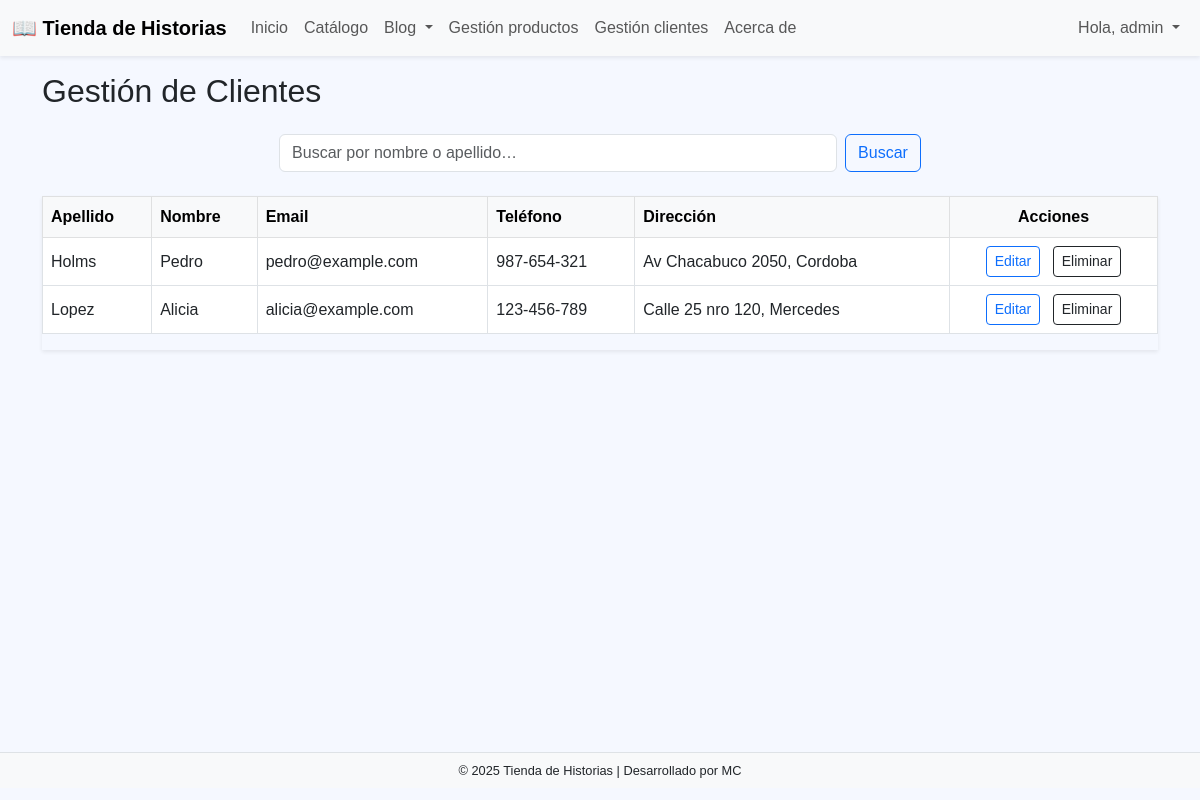
Page /clientes/list/ (signed in) on the committed database.
### client/models.py (models this page shows, shortened)
class Client(models.Model):
    user       = models.OneToOneField(
        User,
        on_delete=models.CASCADE,
        related_name="client_record",
        null=True, blank=True,
    )
    first_name = models.CharField("Nombre",    max_length=50, blank=True)
    last_name  = models.CharField("Apellido",  max_length=50, blank=True)
    email      = models.EmailField("Correo",   blank=True)
    phone      = models.CharField("Teléfono",  max_length=30, blank=True)
    address    = models.CharField("Dirección", max_length=255, blank=True)
    created_at = models.DateTimeField(auto_now_add=True)

### client/views.py (the view)
# urls.py: path("list/",   ClientListView.as_view(),   name="client_list"),
class ClientListView(LoginRequiredMixin, StaffRequiredMixin, ListView):
    model = Client
    template_name = "client/client_list.html"
    context_object_name = "clients"
    ordering = ["last_name", "first_name"]
    def get_queryset(self):
        query = self.request.GET.get("search", "").strip()
        qs = super().get_queryset()
        qs = qs.exclude(first_name__exact="", last_name__exact="")
        if query:
            qs = qs.filter(
                Q(first_name__icontains=query) |
                Q(last_name__icontains=query)
            )
        return qs.order_by("last_name", "first_name")
    def get_context_data(self, **kwargs):
        ctx = super().get_context_data(**kwargs)
        ctx["search"] = self.request.GET.get("search", "").strip()
        return ctx

### core/view_mixins.py (called while the page is built)
    def test_func(self):
        return self.request.user.is_staff

### client/templates/client/client_list.html (shortened to what this page needs)
{% extends "core/base.html" %}
{% block content %}
<div class="container mt-3">
  <h2 class="mb-4">Gestión de Clientes</h2>
  <form method="get" class="d-flex justify-content-center mb-4">
    <input type="text"
           name="search"
           class="form-control w-50 me-2"
           placeholder="Buscar por nombre o apellido…"
           value="{{ search|default:'' }}">
    <button class="btn btn-outline-primary" type="submit">Buscar</button>
  </form>
  {% if clients %}
    <div class="table-responsive shadow-sm">
      <table class="table table-hover table-bordered align-middle">
        <thead class="table-light">
          <tr>
            <th>Apellido</th>
            <th>Nombre</th>
            <th>Email</th>
            <th>Teléfono</th>
            <th>Dirección</th>
            <th class="text-center">Acciones</th>
          </tr>
        </thead>
        <tbody>
          {% for client in clients %}
            <tr>
              <td>{{ client.last_name }}</td>
              <td>{{ client.first_name }}</td>
              <td>{{ client.email }}</td>
              <td>{{ client.phone }}</td>
              <td>{{ client.address }}</td>
              <td class="text-center">
                <a href="{% url 'client:client_edit' client.id %}"
                   class="btn btn-sm btn-outline-primary me-2">Editar</a>
                <a href="{% url 'client:client_delete' client.id %}"
                   class="btn btn-sm btn-outline-dark">Eliminar</a>
              </td>
            </tr>
          {% endfor %}
        </tbody>
      </table>
    </div>
  {% else %}
    <p class="text-center">No hay clientes cargados.</p>
  {% endif %}
</div>
{% endblock %}

### core/templates/core/base.html (shortened to what this page needs)
<!DOCTYPE html>
<html lang="es">
<head>
  {% load static %}
  <link href="https://cdn.jsdelivr.net/npm/bootstrap@5.3.0/dist/css/bootstrap.min.css" rel="stylesheet">
</head>
<body>
  <nav class="navbar navbar-expand-lg navbar-light bg-light shadow-sm">
    <div class="container-fluid">
      <a class="navbar-brand" href="{% url 'core:home' %}">📖 Tienda de Historias</a>
      <div class="collapse navbar-collapse" id="navbarContent">
        <ul class="navbar-nav me-auto mb-2 mb-lg-0">
          <li class="nav-item">
            <a class="nav-link" href="{% url 'core:home' %}">Inicio</a>
          </li>
          <li class="nav-item">
            <a class="nav-link" href="{% url 'product:catalog_view' %}">Catálogo</a>
          </li>
          <li class="nav-item dropdown">
            <a class="nav-link dropdown-toggle" href="#" id="blogDropdown" role="button" data-bs-toggle="dropdown">
              Blog
            </a>
          </li>
          {% if user.is_authenticated and user.is_staff %}
            <li class="nav-item"><a class="nav-link" href="{% url 'product:product_list' %}">Gestión productos</a></li>
            <li class="nav-item"><a class="nav-link" href="{% url 'client:client_list' %}">Gestión clientes</a></li>
          {% endif %}
          <li class="nav-item">
            <a class="nav-link" href="{% url 'core:about' %}">Acerca de</a>
          </li>
        </ul>
        <ul class="navbar-nav mb-2 mb-lg-0">
          {% if user.is_authenticated %}
            <li class="nav-item dropdown">
              <a class="nav-link dropdown-toggle" href="#" id="userDropdown" role="button" data-bs-toggle="dropdown">
                Hola, {{ user.get_full_name|default:user.username }}
              </a>
            </li>
          {% else %}
            <li class="nav-item">
              <a class="nav-link" href="{% url 'login' %}">Login</a>
            </li>
          {% endif %}
        </ul>
      </div>
    </div>
  </nav>
  <main class="container-fluid px-0" style="min-height:85vh;">
    {% block content %}{% endblock %}
  </main>
  <footer class="text-center py-2" style="font-size:.8rem; background-color:#f8f9fa; border-top:1px solid #dee2e6;">
    <p class="mb-0">© 2025 Tienda de Historias | Desarrollado por MC</p>
  </footer>
</body>
</html>

### core/templates/core/base.html (style rules this page uses)
body { font-family: Arial, Helvetica, sans-serif; background-color:#f5f8ff; color:#212529; }
.navbar-brand { font-weight:bold; }

### rows in the picture
Client: last_name "Holms", first_name "Pedro", email "pedro@example.com", phone "987-654-321", address "Av Chacabuco 2050, Cordoba"
Client: last_name "Lopez", first_name "Alicia", email "alicia@example.com", phone "123-456-789", address "Calle 25 nro 120, Mercedes"

### other values in the picture
{{ user.get_full_name|default:user.username }} "admin"
